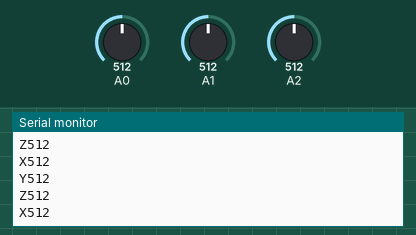
This sketch was run on a simulated Arduino Uno, built with avr-gcc and run on an emulated ATmega328P. On the bench: the last lines printed to the serial monitor. The test bench sets the inputs (shaded band); at power-on: A0 = 512, A1 = 512, A2 = 512.

Above: at 1.2 s.
1.3 s: A0 set to 716
At 2.2 s:
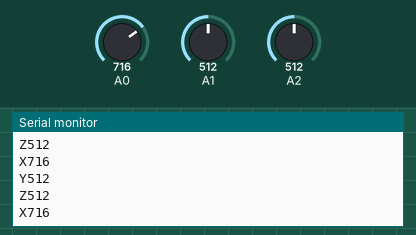
2.8 s: A1 set to 716
At 3.6 s:
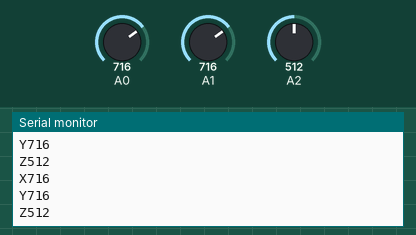
4.3 s: A2 set to 716
At 5.3 s:
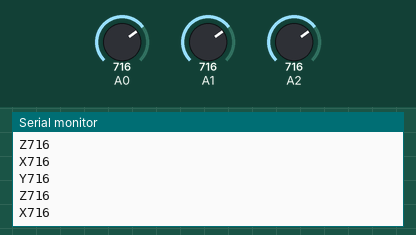
5.8 s: A0 set to 900
At 6.5 s:
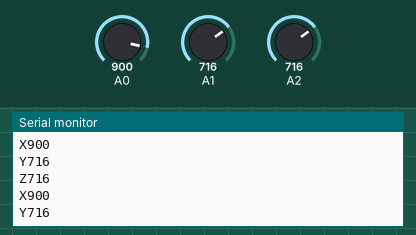
7.3 s: A1 set to 900
At 7.9 s:
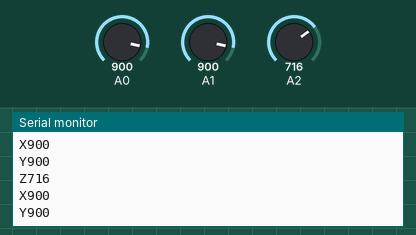
8.8 s: A2 set to 900
At 9.4 s:
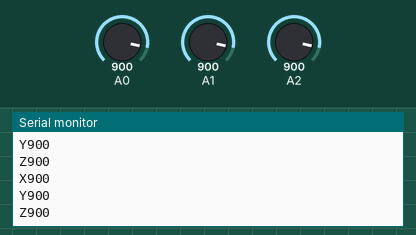
Timing chart, 0 to 11.3 s (numbered marks = the images above; inputs shaded):
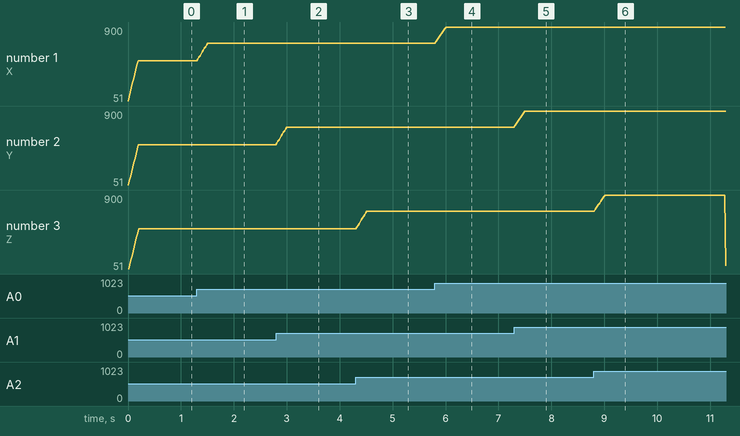

The sketch:

sketch_Accelerometre_2D.ino
```cpp
//////////////////////////////////////////////////////////////////////////////////////////
/*
   Accéléromètre DE-ACCM2G de DimensionEngineering (construit autour de l'ADXL322)
   http://3615.entropie.org
   Adapté de Smoothing (http://arduino.cc/en/Tutorial/Smoothing)

   Compile avec Arduino 1.8.5
*/
//////////////////////////////////////////////////////////////////////////////////////////

// NBPINS indique le nombre d'entrées analogiques utilisées.
// Dans les accolades, indiquer les numéros des entrées analogiques utilisées (de 0 à 5).
#define NBPINS 3                    // 2 entrées sont utilisées : une pour X, une pour Y.
int aPin[NBPINS] = {8, 9, 10};

// A chaque entrée, j'associe une lettre.
// Si FIRSTLETTER = 65 (A en code ASCII),
// alors A sera associée à l'entrée aPin[0], B à l'entrée aPin[1], etc.
#define FIRSTLETTER 88              // 88 correspond à X en code ASCII.

// Pour effectuer un lissage sur les NBREADINGS dernières valeurs lues.
#define NBREADINGS 10
int readingsPin[NBPINS][NBREADINGS];            // Tableau à double entrée
int index[NBPINS];
int total[NBPINS];
int moyenne[NBPINS];

void setup() {
  Serial.begin(9600);                           // Transfert des données à 9600 bauds.
   for (int i = 0; i < NBPINS; i++) {
    for (int j = 0; j < NBREADINGS; j++) {
      readingsPin[i][j] = 0;                    // Initialisation à 0.
    }
  }
}

void loop() {
  for (int i = 0; i < NBPINS; i++) {                    // BOUCLE FOR
    total[i] -= readingsPin[i][index[i]];              // subtract the last reading
    readingsPin[i][index[i]] = analogRead(aPin[i]);   // read from the sensor
    total[i] += readingsPin[i][index[i]];            // add the reading to the total
    index[i]++;                                     // advance to the next index
    if (index[i] >= NBREADINGS)                    // if we're at the end of the array...
      index[i] = 0;                               // ...wrap around to the beginning
    moyenne[i] = total[i] / NBREADINGS;          // calculate the average
  }                                             // FIN BOUCLE FOR

  for (int i = 0; i < NBPINS; i++) {          // BOUCLE FOR
    Serial.print(char(FIRSTLETTER + i));     // print as an ASCII-encoded decimal
    Serial.println(moyenne[i]);             // send it to the computer (as ASCII digits)
  }                                        // FIN BOUCLE FOR

  delay(20);                             // Laisse du temps pour le transfert des données.
}

//////////////////////////////////////////////////////////////////////////////////////////
```

Measured:
- after the input at 1.3 s, the serial monitor: prints a new line at once (image 1)
- after the input at 2.8 s, the serial monitor: prints a new line at once (image 2)
- after the input at 4.3 s, the serial monitor: prints a new line at once (image 3)
- after the input at 5.8 s, the serial monitor: prints a new line at once (image 4)
- after the input at 7.3 s, the serial monitor: prints a new line at once (image 5)
- after the input at 8.8 s, the serial monitor: prints a new line at once (image 6)
- plotted number 1: 512 → 716 after the input at 1.3 s, 716 → 900 after the input at 5.8 s
- plotted number 3: 716 → 90 after the input at 8.8 s
